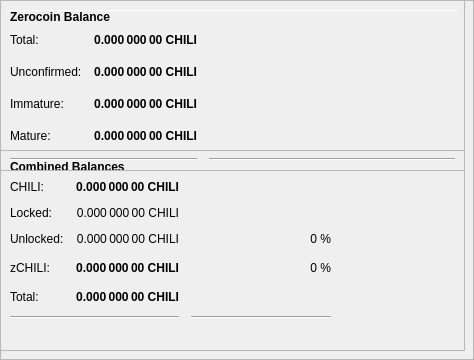
        <widget class="QFrame" name="frameObfuscation">
         <property name="minimumSize">
          <size>
           <width>0</width>
           <height>350</height>
          </size>
         </property>
         <property name="layoutDirection">
          <enum>Qt::LeftToRight</enum>
         </property>
         <property name="frameShape">
          <enum>QFrame::StyledPanel</enum>
         </property>
         <property name="frameShadow">
          <enum>QFrame::Raised</enum>
         </property>
         <widget class="QPushButton" name="runAutoDenom">
          <property name="geometry">
           <rect>
            <x>251</x>
            <y>17</y>
            <width>1</width>
            <height>1</height>
           </rect>
          </property>
          <property name="palette">
           <palette>
            <active>
             <colorrole role="WindowText">
              <brush brushstyle="SolidPattern">
               <color alpha="255">
                <red>0</red>
                <green>0</green>
                <blue>0</blue>
               </color>
              </brush>
             </colorrole>
             <colorrole role="Button">
              <brush brushstyle="SolidPattern">
               <color alpha="255">
                <red>239</red>
                <green>238</green>
                <blue>238</blue>
               </color>
              </brush>
             </colorrole>
             <colorrole role="Light">
              <brush brushstyle="SolidPattern">
               <color alpha="255">
                <red>255</red>
                <green>255</green>
                <blue>255</blue>
               </color>
              </brush>
             </colorrole>
             <colorrole role="Midlight">
              <brush brushstyle="SolidPattern">
               <color alpha="255">
                <red>247</red>
                <green>246</green>
                <blue>246</blue>
               </color>
              </brush>
             </colorrole>
             <colorrole role="Dark">
              <brush brushstyle="SolidPattern">
               <color alpha="255">
                <red>119</red>
                <green>119</green>
                <blue>119</blue>
               </color>
              </brush>
             </colorrole>
             <colorrole role="Mid">
              <brush brushstyle="SolidPattern">
               <color alpha="255">
                <red>159</red>
                <green>159</green>
                <blue>159</blue>
               </color>
              </brush>
             </colorrole>
             <colorrole role="Text">
              <brush brushstyle="SolidPattern">
               <color alpha="255">
                <red>0</red>
                <green>0</green>
                <blue>0</blue>
               </color>
              </brush>
             </colorrole>
             <colorrole role="BrightText">
              <brush brushstyle="SolidPattern">
               <color alpha="255">
                <red>255</red>
                <green>255</green>
                <blue>255</blue>
               </color>
              </brush>
             </colorrole>
             <colorrole role="ButtonText">
              <brush brushstyle="SolidPattern">
               <color alpha="255">
                <red>0</red>
                <green>0</green>
                <blue>0</blue>
               </color>
              </brush>
             </colorrole>
             <colorrole role="Base">
              <brush brushstyle="SolidPattern">
               <color alpha="255">
                <red>255</red>
                <green>255</green>
                <blue>255</blue>
               </color>
              </brush>
             </colorrole>
             <colorrole role="Window">
              <brush brushstyle="SolidPattern">
               <color alpha="255">
                <red>239</red>
                <green>238</green>
                <blue>238</blue>
               </color>
              </brush>
             </colorrole>
             <colorrole role="Shadow">
              <brush brushstyle="SolidPattern">
               <color alpha="255">
                <red>0</red>
                <green>0</green>
                <blue>0</blue>
               </color>
              </brush>
             </colorrole>
             <colorrole role="AlternateBase">
              <brush brushstyle="SolidPattern">
               <color alpha="255">
                <red>247</red>
                <green>246</green>
                <blue>246</blue>
               </color>
              </brush>
             </colorrole>
             <colorrole role="ToolTipBase">
              <brush brushstyle="SolidPattern">
               <color alpha="255">
                <red>255</red>
                <green>255</green>
                <blue>220</blue>
               </color>
              </brush>
             </colorrole>
             <colorrole role="ToolTipText">
              <brush brushstyle="SolidPattern">
               <color alpha="255">
                <red>0</red>
                <green>0</green>
                <blue>0</blue>
               </color>
              </brush>
             </colorrole>
            </active>
            <inactive>
             <colorrole role="WindowText">
              <brush brushstyle="SolidPattern">
               <color alpha="255">
                <red>0</red>
                <green>0</green>
                <blue>0</blue>
               </color>
              </brush>
             </colorrole>
             <colorrole role="Button">
              <brush brushstyle="SolidPattern">
               <color alpha="255">
                <red>239</red>
                <green>238</green>
                <blue>238</blue>
               </color>
              </brush>
             </colorrole>
             <colorrole role="Light">
              <brush brushstyle="SolidPattern">
               <color alpha="255">
                <red>255</red>
                <green>255</green>
                <blue>255</blue>
               </color>
              </brush>
             </colorrole>
             <colorrole role="Midlight">
              <brush brushstyle="SolidPattern">
               <color alpha="255">
                <red>247</red>
                <green>246</green>
                <blue>246</blue>
               </color>
              </brush>
             </colorrole>
             <colorrole role="Dark">
              <brush brushstyle="SolidPattern">
               <color alpha="255">
                <red>119</red>
                <green>119</green>
                <blue>119</blue>
               </color>
              </brush>
             </colorrole>
             <colorrole role="Mid">
              <brush brushstyle="SolidPattern">
               <color alpha="255">
                <red>159</red>
                <green>159</green>
                <blue>159</blue>
               </color>
              </brush>
             </colorrole>
             <colorrole role="Text">
              <brush brushstyle="SolidPattern">
               <color alpha="255">
                <red>0</red>
                <green>0</green>
                <blue>0</blue>
               </color>
              </brush>
             </colorrole>
             <colorrole role="BrightText">
              <brush brushstyle="SolidPattern">
               <color alpha="255">
                <red>255</red>
                <green>255</green>
                <blue>255</blue>
               </color>
              </brush>
             </colorrole>
             <colorrole role="ButtonText">
              <brush brushstyle="SolidPattern">
               <color alpha="255">
                <red>0</red>
                <green>0</green>
                <blue>0</blue>
               </color>
              </brush>
             </colorrole>
             <colorrole role="Base">
              <brush brushstyle="SolidPattern">
               <color alpha="255">
                <red>255</red>
                <green>255</green>
                <blue>255</blue>
               </color>
              </brush>
             </colorrole>
             <colorrole role="Window">
              <brush brushstyle="SolidPattern">
               <color alpha="255">
                <red>239</red>
                <green>238</green>
                <blue>238</blue>
               </color>
              </brush>
             </colorrole>
             <colorrole role="Shadow">
              <brush brushstyle="SolidPattern">
               <color alpha="255">
                <red>0</red>
                <green>0</green>
                <blue>0</blue>
               </color>
              </brush>
             </colorrole>
             <colorrole role="AlternateBase">
              <brush brushstyle="SolidPattern">
               <color alpha="255">
                <red>247</red>
                <green>246</green>
                <blue>246</blue>
               </color>
              </brush>
             </colorrole>
             <colorrole role="ToolTipBase">
              <brush brushstyle="SolidPattern">
               <color alpha="255">
                <red>255</red>
                <green>255</green>
                <blue>220</blue>
               </color>
              </brush>
             </colorrole>
             <colorrole role="ToolTipText">
              <brush brushstyle="SolidPattern">
               <color alpha="255">
                <red>0</red>
                <green>0</green>
                <blue>0</blue>
               </color>
              </brush>
             </colorrole>
            </inactive>
            <disabled>
             <colorrole role="WindowText">
              <brush brushstyle="SolidPattern">
               <color alpha="255">
                <red>119</red>
                <green>119</green>
                <blue>119</blue>
               </color>
              </brush>
             </colorrole>
             <colorrole role="Button">
              <brush brushstyle="SolidPattern">
               <color alpha="255">
                <red>239</red>
                <green>238</green>
                <blue>238</blue>
               </color>
              </brush>
             </colorrole>
             <colorrole role="Light">
              <brush brushstyle="SolidPattern">
               <color alpha="255">
                <red>255</red>
                <green>255</green>
                <blue>255</blue>
               </color>
              </brush>
             </colorrole>
             <colorrole role="Midlight">
              <brush brushstyle="SolidPattern">
               <color alpha="255">
                <red>247</red>
                <green>246</green>
                <blue>246</blue>
               </color>
              </brush>
             </colorrole>
             <colorrole role="Dark">
              <brush brushstyle="SolidPattern">
               <color alpha="255">
                <red>119</red>
                <green>119</green>
                <blue>119</blue>
               </color>
              </brush>
             </colorrole>
             <colorrole role="Mid">
              <brush brushstyle="SolidPattern">
               <color alpha="255">
                <red>159</red>
                <green>159</green>
                <blue>159</blue>
               </color>
              </brush>
             </colorrole>
             <colorrole role="Text">
              <brush brushstyle="SolidPattern">
               <color alpha="255">
                <red>119</red>
                <green>119</green>
                <blue>119</blue>
               </color>
              </brush>
             </colorrole>
             <colorrole role="BrightText">
              <brush brushstyle="SolidPattern">
               <color alpha="255">
                <red>255</red>
                <green>255</green>
                <blue>255</blue>
               </color>
              </brush>
             </colorrole>
             <colorrole role="ButtonText">
              <brush brushstyle="SolidPattern">
               <color alpha="255">
                <red>119</red>
                <green>119</green>
                <blue>119</blue>
               </color>
              </brush>
             </colorrole>
             <colorrole role="Base">
              <brush brushstyle="SolidPattern">
               <color alpha="255">
                <red>239</red>
                <green>238</green>
                <blue>238</blue>
               </color>
              </brush>
             </colorrole>
             <colorrole role="Window">
              <brush brushstyle="SolidPattern">
               <color alpha="255">
                <red>239</red>
                <green>238</green>
                <blue>238</blue>
               </color>
              </brush>
             </colorrole>
             <colorrole role="Shadow">
              <brush brushstyle="SolidPattern">
               <color alpha="255">
                <red>0</red>
                <green>0</green>
                <blue>0</blue>
               </color>
              </brush>
             </colorrole>
             <colorrole role="AlternateBase">
              <brush brushstyle="SolidPattern">
               <color alpha="255">
                <red>239</red>
                <green>238</green>
                <blue>238</blue>
               </color>
              </brush>
             </colorrole>
             <colorrole role="ToolTipBase">
              <brush brushstyle="SolidPattern">
               <color alpha="255">
                <red>255</red>
                <green>255</green>
                <blue>220</blue>
               </color>
              </brush>
             </colorrole>
             <colorrole role="ToolTipText">
              <brush brushstyle="SolidPattern">
               <color alpha="255">
                <red>0</red>
                <green>0</green>
                <blue>0</blue>
               </color>
              </brush>
             </colorrole>
            </disabled>
           </palette>
          </property>
          <property name="focusPolicy">
           <enum>Qt::NoFocus</enum>
          </property>
          <property name="autoFillBackground">
           <bool>true</bool>
          </property>
          <property name="text">
           <string/>
          </property>
          <property name="flat">
           <bool>true</bool>
          </property>
         </widget>
         <widget class="Line" name="line">
          <property name="geometry">
           <rect>
            <x>7</x>
            <y>10</y>
            <width>451</width>
            <height>1</height>
           </rect>
          </property>
          <property name="orientation">
           <enum>Qt::Horizontal</enum>
          </property>
         </widget>
         <widget class="QFrame" name="frame_3">
          <property name="geometry">
           <rect>
            <x>0</x>
            <y>150</y>
            <width>465</width>
            <height>201</height>
           </rect>
          </property>
          <property name="frameShape">
           <enum>QFrame::StyledPanel</enum>
          </property>
          <property name="frameShadow">
           <enum>QFrame::Raised</enum>
          </property>
          <layout class="QVBoxLayout" name="verticalLayout_5">
           <item>
            <layout class="QHBoxLayout" name="horizontalLayout_5" stretch="0">
             <item>
              <widget class="QLabel" name="label_5z">
               <property name="maximumSize">
                <size>
                 <width>16777215</width>
                 <height>20</height>
                </size>
               </property>
               <property name="font">
                <font>
                 <weight>75</weight>
                 <bold>true</bold>
                </font>
               </property>
               <property name="toolTip">
                <string>Combined Balances (including unconfirmed and immature coins)</string>
               </property>
               <property name="text">
                <string>&lt;html&gt;&lt;head/&gt;&lt;body&gt;&lt;p&gt;Combined Balances&lt;/p&gt;&lt;/body&gt;&lt;/html&gt;</string>
               </property>
              </widget>
             </item>
            </layout>
           </item>
           <item>
            <layout class="QGridLayout" name="gridLayout_3">
             <property name="spacing">
              <number>12</number>
             </property>
             <item row="7" column="0" colspan="2">
              <widget class="Line" name="lineSpendableBalance_3">
               <property name="orientation">
                <enum>Qt::Horizontal</enum>
               </property>
              </widget>
             </item>
             <item row="7" column="2">
              <widget class="Line" name="lineWatchBalance_3">
               <property name="sizePolicy">
                <sizepolicy hsizetype="Preferred" vsizetype="Fixed">
                 <horstretch>0</horstretch>
                 <verstretch>0</verstretch>
                </sizepolicy>
               </property>
               <property name="minimumSize">
                <size>
                 <width>140</width>
                 <height>0</height>
                </size>
               </property>
               <property name="orientation">
                <enum>Qt::Horizontal</enum>
               </property>
              </widget>
             </item>
             <item row="4" column="1">
              <widget class="QLabel" name="labelzBalancez">
               <property name="font">
                <font>
                 <weight>75</weight>
                 <bold>true</bold>
                </font>
               </property>
               <property name="cursor">
                <cursorShape>IBeamCursor</cursorShape>
               </property>
               <property name="toolTip">
                <string>Total of transactions that have yet to be confirmed, and do not yet count toward the spendable balance</string>
               </property>
               <property name="text">
                <string notr="true">0.000 000 00 CHILI</string>
               </property>
               <property name="alignment">
                <set>Qt::AlignRight|Qt::AlignTrailing|Qt::AlignVCenter</set>
               </property>
               <property name="textInteractionFlags">
                <set>Qt::LinksAccessibleByMouse|Qt::TextSelectableByKeyboard|Qt::TextSelectableByMouse</set>
               </property>
              </widget>
             </item>
             <item row="6" column="1">
              <widget class="QLabel" name="labelTotalz">
               <property name="font">
                <font>
                 <weight>75</weight>
                 <bold>true</bold>
                </font>
               </property>
               <property name="cursor">
                <cursorShape>IBeamCursor</cursorShape>
               </property>
               <property name="toolTip">
                <string>Total Balance, including unconfirmed and immature coins.</string>
               </property>
               <property name="text">
                <string notr="true">0.000 000 00 CHILI</string>
               </property>
               <property name="alignment">
                <set>Qt::AlignRight|Qt::AlignTrailing|Qt::AlignVCenter</set>
               </property>
               <property name="textInteractionFlags">
                <set>Qt::LinksAccessibleByMouse|Qt::TextSelectableByKeyboard|Qt::TextSelectableByMouse</set>
               </property>
              </widget>
             </item>
             <item row="4" column="3">
              <spacer name="horizontalSpacer_6">
               <property name="orientation">
                <enum>Qt::Horizontal</enum>
               </property>
               <property name="sizeHint" stdset="0">
                <size>
                 <width>40</width>
                 <height>20</height>
                </size>
               </property>
              </spacer>
             </item>
             <item row="6" column="0">
              <widget class="QLabel" name="labelTotalTextz">
               <property name="text">
                <string>Total:</string>
               </property>
              </widget>
             </item>
             <item row="1" column="0">
              <widget class="QLabel" name="labelBalanceTextz">
               <property name="text">
                <string>CHILI:</string>
               </property>
              </widget>
             </item>
             <item row="1" column="1">
              <widget class="QLabel" name="labelBalancez">
               <property name="font">
                <font>
                 <weight>75</weight>
                 <bold>true</bold>
                </font>
               </property>
               <property name="cursor">
                <cursorShape>IBeamCursor</cursorShape>
               </property>
               <property name="toolTip">
                <string>Your current spendable balance</string>
               </property>
               <property name="text">
                <string notr="true">0.000 000 00 CHILI</string>
               </property>
               <property name="alignment">
                <set>Qt::AlignRight|Qt::AlignTrailing|Qt::AlignVCenter</set>
               </property>
               <property name="textInteractionFlags">
                <set>Qt::LinksAccessibleByMouse|Qt::TextSelectableByKeyboard|Qt::TextSelectableByMouse</set>
               </property>
              </widget>
             </item>
             <item row="4" column="0">
              <widget class="QLabel" name="labelzBalanceTextz">
               <property name="toolTip">
                <string/>
               </property>
               <property name="text">
                <string>zCHILI:</string>
               </property>
              </widget>
             </item>
             <item row="4" column="2">
              <widget class="QLabel" name="labelzCHILIPercent">
               <property name="toolTip">
                <string>Current percentage of zCHILI.
If AutoMint is enabled this percentage will settle around the configured AutoMint percentage (default = 10%)</string>
               </property>
               <property name="text">
                <string>0 %</string>
               </property>
               <property name="alignment">
                <set>Qt::AlignRight|Qt::AlignTrailing|Qt::AlignVCenter</set>
               </property>
              </widget>
             </item>
             <item row="6" column="2">
              <widget class="QLabel" name="label100Percent">
               <property name="text">
                <string/>
               </property>
               <property name="alignment">
                <set>Qt::AlignRight|Qt::AlignTrailing|Qt::AlignVCenter</set>
               </property>
              </widget>
             </item>
             <item row="2" column="1">
              <widget class="QLabel" name="labelLockedBalance">
               <property name="toolTip">
                <string>Locked CHILI or Masternode collaterals. These are excluded from zCHILI minting.</string>
               </property>
               <property name="text">
                <string>0.000 000 00 CHILI</string>
               </property>
               <property name="alignment">
                <set>Qt::AlignRight|Qt::AlignTrailing|Qt::AlignVCenter</set>
               </property>
              </widget>
             </item>
             <item row="2" column="0">
              <widget class="QLabel" name="labelLockedBalanceText">
               <property name="toolTip">
                <string>Locked CHILI or Masternode collaterals. These are excluded from zCHILI minting.</string>
               </property>
               <property name="text">
                <string>Locked:</string>
               </property>
              </widget>
             </item>
             <item row="3" column="0">
              <widget class="QLabel" name="labelUnLockedBalanceText">
               <property name="toolTip">
                <string>Unlocked CHILIs. These can be used for zCHILI minting.</string>
               </property>
               <property name="text">
                <string>Unlocked:</string>
               </property>
              </widget>
             </item>
             <item row="3" column="1">
              <widget class="QLabel" name="labelUnLockedBalance">
               <property name="toolTip">
                <string>Unlocked CHILIs. These can be used for zCHILI minting.</string>
               </property>
               <property name="text">
                <string>0.000 000 00 CHILI</string>
               </property>
               <property name="alignment">
                <set>Qt::AlignRight|Qt::AlignTrailing|Qt::AlignVCenter</set>
               </property>
              </widget>
             </item>
             <item row="3" column="2">
              <widget class="QLabel" name="labelCHILIPercent">
               <property name="text">
                <string>0 %</string>
               </property>
               <property name="alignment">
                <set>Qt::AlignRight|Qt::AlignTrailing|Qt::AlignVCenter</set>
               </property>
              </widget>
             </item>
            </layout>
           </item>
           <item>
            <spacer name="verticalSpacer">
             <property name="orientation">
              <enum>Qt::Vertical</enum>
             </property>
             <property name="sizeHint" stdset="0">
              <size>
               <width>20</width>
               <height>40</height>
              </size>
             </property>
            </spacer>
           </item>
          </layout>
         </widget>
         <widget class="QFrame" name="frame_4">
          <property name="geometry">
           <rect>
            <x>0</x>
            <y>0</y>
            <width>465</width>
            <height>171</height>
           </rect>
          </property>
          <property name="frameShape">
           <enum>QFrame::StyledPanel</enum>
          </property>
          <property name="frameShadow">
           <enum>QFrame::Raised</enum>
          </property>
          <layout class="QVBoxLayout" name="verticalLayout_7">
           <item>
            <layout class="QHBoxLayout" name="horizontalLayout_8" stretch="0">
             <item>
              <widget class="QLabel" name="label_5z_3">
               <property name="maximumSize">
                <size>
                 <width>16777215</width>
                 <height>20</height>
                </size>
               </property>
               <property name="font">
                <font>
                 <weight>75</weight>
                 <bold>true</bold>
                </font>
               </property>
               <property name="text">
                <string>Zerocoin Balance</string>
               </property>
              </widget>
             </item>
            </layout>
           </item>
           <item>
            <layout class="QGridLayout" name="gridLayout_5">
             <property name="spacing">
              <number>12</number>
             </property>
             <item row="4" column="0">
              <widget class="QLabel" name="labelzBalanceMatureText">
               <property name="toolTip">
                <string>Mature: more than 20 confirmation and more than 3 mints of the same denomination after it was minted.
These zCHILI are spendable.</string>
               </property>
               <property name="text">
                <string>Mature:</string>
               </property>
              </widget>
             </item>
             <item row="5" column="0" colspan="2">
              <widget class="Line" name="lineSpendableBalance_5">
               <property name="orientation">
                <enum>Qt::Horizontal</enum>
               </property>
              </widget>
             </item>
             <item row="1" column="1">
              <widget class="QLabel" name="labelzBalance">
               <property name="font">
                <font>
                 <weight>75</weight>
                 <bold>true</bold>
                </font>
               </property>
               <property name="cursor">
                <cursorShape>IBeamCursor</cursorShape>
               </property>
               <property name="toolTip">
                <string>All available zCHILI, unconfirmed and immature zCHILI included.</string>
               </property>
               <property name="text">
                <string notr="true">0.000 000 00 CHILI</string>
               </property>
               <property name="alignment">
                <set>Qt::AlignRight|Qt::AlignTrailing|Qt::AlignVCenter</set>
               </property>
               <property name="textInteractionFlags">
                <set>Qt::LinksAccessibleByMouse|Qt::TextSelectableByKeyboard|Qt::TextSelectableByMouse</set>
               </property>
              </widget>
             </item>
             <item row="5" column="2">
              <widget class="Line" name="lineWatchBalance_5">
               <property name="sizePolicy">
                <sizepolicy hsizetype="Preferred" vsizetype="Fixed">
                 <horstretch>0</horstretch>
                 <verstretch>0</verstretch>
                </sizepolicy>
               </property>
               <property name="minimumSize">
                <size>
                 <width>140</width>
                 <height>0</height>
                </size>
               </property>
               <property name="orientation">
                <enum>Qt::Horizontal</enum>
               </property>
              </widget>
             </item>
             <item row="1" column="0">
              <widget class="QLabel" name="labelzBalanceText">
               <property name="toolTip">
                <string>All available zCHILI, unconfirmed and immature zCHILI included.</string>
               </property>
               <property name="text">
                <string>Total:</string>
               </property>
              </widget>
             </item>
             <item row="1" column="2">
              <spacer name="horizontalSpacer_8">
               <property name="orientation">
                <enum>Qt::Horizontal</enum>
               </property>
               <property name="sizeHint" stdset="0">
                <size>
                 <width>40</width>
                 <height>20</height>
                </size>
               </property>
              </spacer>
             </item>
             <item row="4" column="2">
              <spacer name="horizontalSpacer_4">
               <property name="orientation">
                <enum>Qt::Horizontal</enum>
               </property>
               <property name="sizeHint" stdset="0">
                <size>
                 <width>40</width>
                 <height>20</height>
                </size>
               </property>
              </spacer>
             </item>
             <item row="4" column="1">
              <widget class="QLabel" name="labelzBalanceMature">
               <property name="font">
                <font>
                 <weight>75</weight>
                 <bold>true</bold>
                </font>
               </property>
               <property name="toolTip">
                <string>Mature: more than 20 confirmation and more than 3 mints of the same denomination after it was minted.
These zCHILI are spendable.</string>
               </property>
               <property name="text">
                <string>0.000 000 00 CHILI</string>
               </property>
               <property name="alignment">
                <set>Qt::AlignRight|Qt::AlignTrailing|Qt::AlignVCenter</set>
               </property>
              </widget>
             </item>
             <item row="2" column="0">
              <widget class="QLabel" name="labelzBalanceUnconfirmedText">
               <property name="toolTip">
                <string>Unconfirmed: less than 20 confirmations
Immature: confirmed, but less than 3 mints of the same denomination after it was minted</string>
               </property>
               <property name="text">
                <string>Unconfirmed:</string>
               </property>
              </widget>
             </item>
             <item row="2" column="1">
              <widget class="QLabel" name="labelzBalanceUnconfirmed">
               <property name="font">
                <font>
                 <weight>75</weight>
                 <bold>true</bold>
                </font>
               </property>
               <property name="toolTip">
                <string>Unconfirmed: less than 20 confirmations
Immature: confirmed, but less than 3 mints of the same denomination after it was minted</string>
               </property>
               <property name="text">
                <string>0.000 000 00 CHILI</string>
               </property>
               <property name="alignment">
                <set>Qt::AlignRight|Qt::AlignTrailing|Qt::AlignVCenter</set>
               </property>
              </widget>
             </item>
             <item row="2" column="2">
              <spacer name="horizontalSpacer_5">
               <property name="orientation">
                <enum>Qt::Horizontal</enum>
               </property>
               <property name="sizeHint" stdset="0">
                <size>
                 <width>40</width>
                 <height>20</height>
                </size>
               </property>
              </spacer>
             </item>
             <item row="3" column="0">
              <widget class="QLabel" name="labelzBalanceImmatureText">
               <property name="toolTip">
                <string>Unconfirmed: less than 20 confirmations
Immature: confirmed, but less than 3 mints of the same denomination after it was minted</string>
               </property>
               <property name="text">
                <string>Immature:</string>
               </property>
              </widget>
             </item>
             <item row="3" column="1">
              <widget class="QLabel" name="labelzBalanceImmature">
               <property name="font">
                <font>
                 <weight>75</weight>
                 <bold>true</bold>
                </font>
               </property>
               <property name="toolTip">
                <string>Unconfirmed: less than 20 confirmations
Immature: confirmed, but less than 3 mints of the same denomination after it was minted</string>
               </property>
               <property name="text">
                <string>0.000 000 00 CHILI</string>
               </property>
               <property name="alignment">
                <set>Qt::AlignRight|Qt::AlignTrailing|Qt::AlignVCenter</set>
               </property>
              </widget>
             </item>
             <item row="3" column="2">
              <spacer name="horizontalSpacer_7">
               <property name="orientation">
                <enum>Qt::Horizontal</enum>
               </property>
               <property name="sizeHint" stdset="0">
                <size>
                 <width>40</width>
                 <height>20</height>
                </size>
               </property>
              </spacer>
             </item>
            </layout>
           </item>
          </layout>
         </widget>
        </widget>
